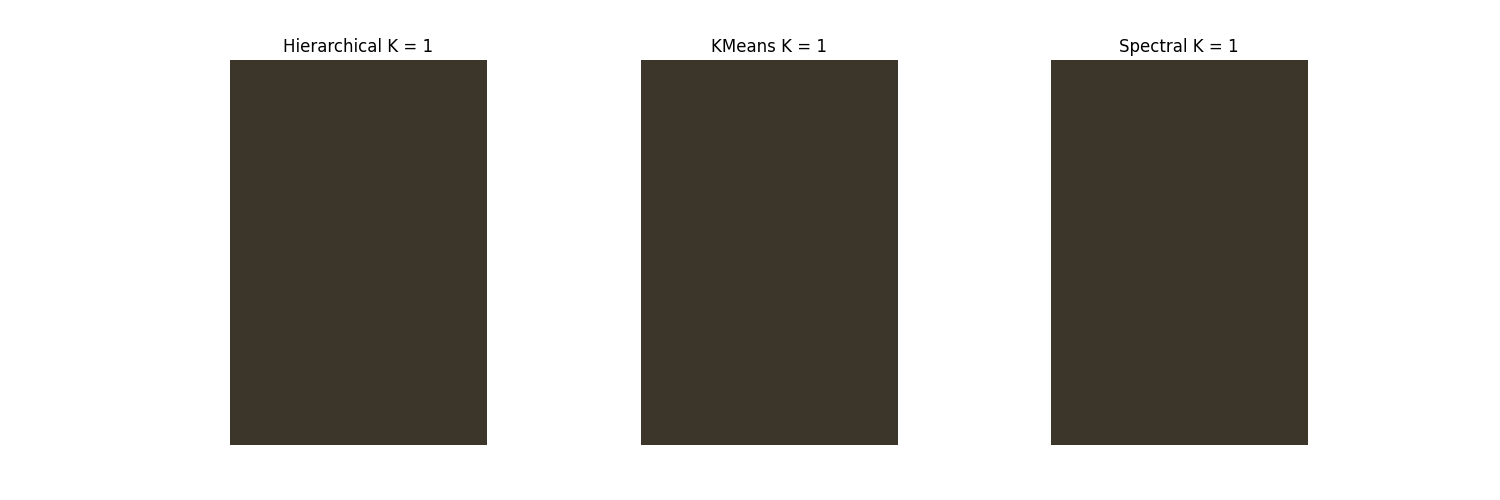
#> input picture v2/output/sample/afghan_girl.gif, 1500 x 500 px, given in place of afghan_girl.jpg, which was not available
$ python clustering.py
#> lines starting #> are read from the running program, lines starting #| are printed output that depends on the picture; after the words box and inside, x2 and y2 are one past the last pixel; in counts of white or black regions, pixels touching at a corner belong together; long printed decimals are rounded; pictures that were not available may be replaced by others from this repository, and a replacement may not be noted
### v2/src/numerics.py
import networkx as nx
import numpy as np
import cv2

def centers_from_labels(labels, X):
    centers = []
    for i in range(len(np.unique(labels))):
        centers.append(np.mean(X[labels == i], axis=0))
    return np.array(centers)

# [4 lines left out: function get_hue, not called in this run]

def sort_by_hue(colors):
    return colors[np.argsort([get_hue(color) for color in colors])]

def get_lightness(color):
    r, g, b = color
    return (max(r, g, b) + min(r, g, b))/2


def sort_by_lightness(colors):
    return colors[np.argsort([get_lightness(color) for color in colors])]


# [7 lines left out: function diag_rev_sqrt, not called in this run]

def euclidean_distance(X : np.ndarray, Y : np.ndarray, axis=-1) -> np.ndarray:
    return np.linalg.norm(X - Y, axis=axis)

def manhattan_distance(X : np.ndarray, Y : np.ndarray, axis=-1) -> np.ndarray:
    return np.sum(np.abs(X - Y), axis=axis)

# [25 lines left out: functions normalize_labels, classification_impurity, gen_G, not called in this run]

def resize_image(image, max_pixels=300):
    width, height = image.shape[:2]
    ratio = 1.0
    if width * height > max_pixels:
        ratio = np.sqrt(max_pixels / (width * height))
    return cv2.resize(image, (0, 0), fx=ratio, fy=ratio)


# [16 lines left out: function rgb_to_cmyk_array, not called in this run]

### v2/src/hierarhical_clustering.py
import numpy as np
import typing

from numerics import euclidean_distance, manhattan_distance

from plotting import plot_tree


def clust_dist_min(clusterA, clusterB, dists):
    return np.min(dists[clusterA][:, clusterB])

def clust_dist_max(clusterA, clusterB, dists):
    return np.max(dists[clusterA][:, clusterB])

def clust_dist_avg(clusterA, clusterB, dists):
    return np.mean(dists[clusterA][:, clusterB])

# not actually a centroid, since center of mass is only the centroid for the euclidean distance
def clust_dist_centroid(clusterA, clusterB, dists):
    return np.linalg.norm(np.mean(dists[clusterA], axis=0) - np.mean(dists[clusterB], axis=0))

# [25 lines left out: function hierarchical_naive, not called in this run]

# alpha_A, alpha_B, beta, gamma
def merging_avg_coefs(A_nel: int, B_nel: int):
    return A_nel/(A_nel + B_nel), B_nel/(A_nel + B_nel), 0, 0

def merging_single_coefs(A_nel: int, B_nel: int):
    return 0.5, 0.5, 0, -0.5

def merging_complete_coefs(A_nel: int, B_nel: int):
    return 0.5, 0.5, 0, 0.5

def merging_centroid_coefs(A_nel: int, B_nel: int):
    return A_nel/(A_nel + B_nel), B_nel/(A_nel + B_nel), -(A_nel * B_nel)/(A_nel + B_nel)**2, 0

def merging_ward_coefs(A_nel: int, B_nel: int):
    C_nel = A_nel + B_nel
    return (A_nel + C_nel)/(A_nel + B_nel + C_nel), (B_nel + C_nel)/(A_nel + B_nel + C_nel), -C_nel/(A_nel + B_nel + C_nel), 0


def hierarchical_lance_williams(X : np.ndarray, k: int, dist_f = euclidean_distance, merging_coefs = merging_avg_coefs) -> typing.Tuple[np.ndarray, np.ndarray]:
    n = X.shape[0]
    dists = dist_f(X[:, None], X, axis=2)
    clusters = [[i] for i in range(n)]
    padre = [-1 for i in range(n)]
    true_idx = np.arange(0, n)

    while len(clusters) > k:
        # print(dists)
        D_AB = np.inf
        A = -1
        B = -1
        for a in range(len(clusters)):
            for b in range(a + 1, len(clusters)):
                dist = dists[a, b]
                if dist < D_AB:
                    D_AB = dist
                    A = a
                    B = b

        # print(f"merging {A} and {B} with distance {D_AB}")
        # print(f"true idx: {true_idx[A]}, {true_idx[B]}")

        padre[true_idx[B]] = len(padre)
        padre[true_idx[A]] = len(padre)
        true_idx[A] = len(padre)
        padre.append(-1)

        for i in range(B, len(clusters)-1):
            true_idx[i] = true_idx[i+1]
        alpha_A, alpha_B, beta, gamma = merging_coefs(len(clusters[A]), len(clusters[B]))

        newdists = np.zeros(len(clusters))
        for K in range(len(clusters)):
            if K == B or K == A:
                continue
            newdists[K] = alpha_A * dists[A, K] + alpha_B * dists[B, K] + beta * dists[A, B] + gamma * np.abs(dists[A, K] - dists[B, K])

        # print(f"newdists: {newdists}")
        dists[A, :] = newdists
        dists[:, A] = newdists

        dists = np.delete(dists, B, axis=0)
        dists = np.delete(dists, B, axis=1)

        clusters[A] += clusters[B]
        clusters.pop(B)

    labels = np.zeros(n, dtype=int)
    for i, cluster in enumerate(clusters):
        labels[cluster] = i
    return labels, padre


# [8 lines that do not run on import are left out]

### v2/src/clustering.py
from hierarhical_clustering import hierarchical_lance_williams
from sklearn.cluster import KMeans, SpectralClustering
import cv2
import numpy as np
import matplotlib.pyplot as plt
from numerics import centers_from_labels, resize_image


max_pixels = 300


def reverse_rgb(rgb_arr):
    return np.array([rgb_arr[:, 2], rgb_arr[:, 1], rgb_arr[:, 0]]).T

def get_dominating_colors_hier(image, k):
    image = resize_image(image, max_pixels)
    image = image / 255
    # print("resized image shape:", image.shape,  " : ", image.shape[0] * image.shape[1])
    labels, padre = hierarchical_lance_williams(image.reshape(-1, 3), k)
    return centers_from_labels(labels, image.reshape(-1, 3))

def get_dominating_colors_kmeans(image, k):
    image = resize_image(image, max_pixels)
    image = image / 255
    kmeans = KMeans(n_clusters=k, random_state=0, n_init=10).fit(image.reshape(-1, 3))
    return kmeans.cluster_centers_

def get_dominating_colors_spectral(image, k):
    image = resize_image(image, max_pixels)
    image = image / 255
    spectral = SpectralClustering(n_clusters=k, random_state=0).fit(image.reshape(-1, 3))
    labels = spectral.labels_
    return centers_from_labels(labels, image.reshape(-1, 3))


def plot_dominating_colors(colors):
    colors = reverse_rgb(colors)
    plt.imshow([colors])
    plt.axis('off')
    plt.show()


if __name__ == '__main__':
    image_path = 'data/afghan_girl.jpg'

    image = cv2.imread(image_path)
#> image is the input picture: shape (500, 1500, 3); mean B, G, R 170.3, 175, 177.4
    colors = get_dominating_colors_hier(image, 5)
#> in euclidean_distance, `return np.linalg.norm(X - Y, axis=axis)`:
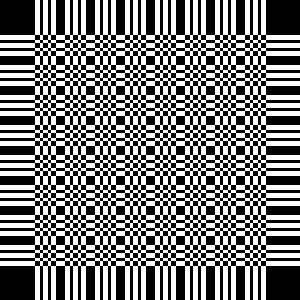
#> returned value: shape (300, 300) float64; values 0 (black) and 1.38 (white), 48% white; 1 white region, box (x1, y1, x2, y2) and area: (0, 0, 300, 300) 43200
#> the loop in hierarchical_lance_williams, `while len(clusters) > k:` made 295 passes
#> pass 1, in hierarchical_lance_williams, `dists = np.delete(dists, B, axis=0)`:
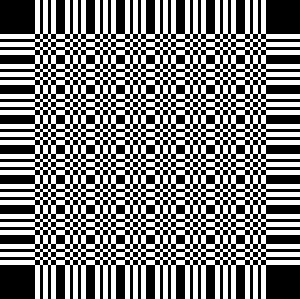
#> dists: shape (299, 300) float64; values 0 (black) and 1.38 (white), 48% white; 1 white region, box (x1, y1, x2, y2) and area: (0, 0, 300, 299) 43080
#> pass 1, in hierarchical_lance_williams, `dists = np.delete(dists, B, axis=1)`:
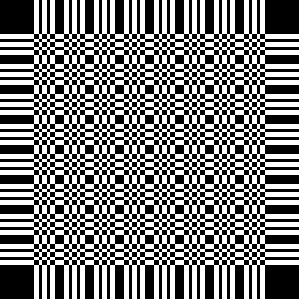
#> dists: shape (299, 299) float64; values 0 (black) and 1.38 (white), 48.1% white; 1 white region, box (x1, y1, x2, y2) and area: (0, 0, 299, 299) 42960
#> pass 2, in hierarchical_lance_williams, `dists = np.delete(dists, B, axis=0)`:
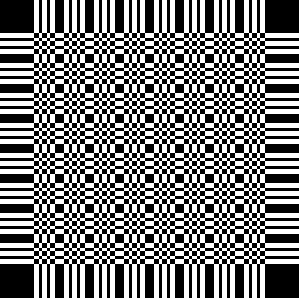
#> dists: shape (298, 299) float64; values 0 (black) and 1.38 (white), 48.1% white; 1 white region, box (x1, y1, x2, y2) and area: (0, 0, 299, 298) 42840
#> pass 2, in hierarchical_lance_williams, `dists = np.delete(dists, B, axis=1)`:
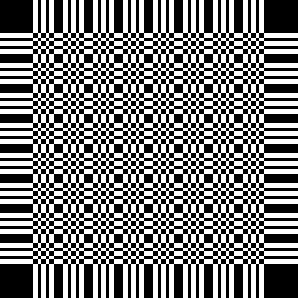
#> dists: shape (298, 298) float64; values 0 (black) and 1.38 (white), 48.1% white; 1 white region, box (x1, y1, x2, y2) and area: (0, 0, 298, 298) 42720
#> after the loop in hierarchical_lance_williams, `while len(clusters) > k:`: clusters = 5 items; dists = [[0, 1.38, 1.38, 1.38, 1.38], [1.38, 0, 0, 0, 0], [1.38, 0, 0, 0, 0], [1.38, 0, 0, 0, 0], [1.38, 0, 0, 0, 0]]; padre = 595 values, max 594 at index 262, min -1 at index 263, mean 443.2; true_idx = 300 values, max 594 at index 1, min 263 at index 2, mean 287.1
#> the loop in hierarchical_lance_williams, `for i, cluster in enumerate(clusters):` made 5 passes
#> cluster on passes 3 to 5: [263], [264], [265]
#> after the loop in hierarchical_lance_williams, `for i, cluster in enumerate(clusters):`: labels = 300 values, max 4 at index 265, min 0 at index 0, mean 0.42
#> the loop in centers_from_labels, `for i in range(len(np.unique(labels))):` made 5 passes
#> after the loop in centers_from_labels, `for i in range(len(np.unique(labels))):`: centers = [[1, 1, 1], [0.165, 0.212, 0.235], [0.165, 0.212, 0.235], [0.165, 0.212, 0.235], [0.165, 0.212, 0.235]]
#> colors has the same summary as centers in centers_from_labels
    print(colors)
#| [[1.         1.         1.        ]
#|  [0.1647 0.2118 0.2353]
#|  [0.1647 0.2118 0.2353]
#|  [0.1647 0.2118 0.2353]
#|  [0.1647 0.2118 0.2353]]
    plot_dominating_colors(colors)
#> in plot_dominating_colors, `colors = reverse_rgb(colors)`: colors = [[1, 1, 1], [0.235, 0.212, 0.165], [0.235, 0.212, 0.165], [0.235, 0.212, 0.165], [0.235, 0.212, 0.165]]
#> in plot_dominating_colors, `plt.show()`:
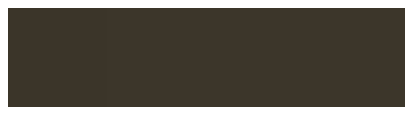
#> figure drawn by matplotlib, 1 panel
